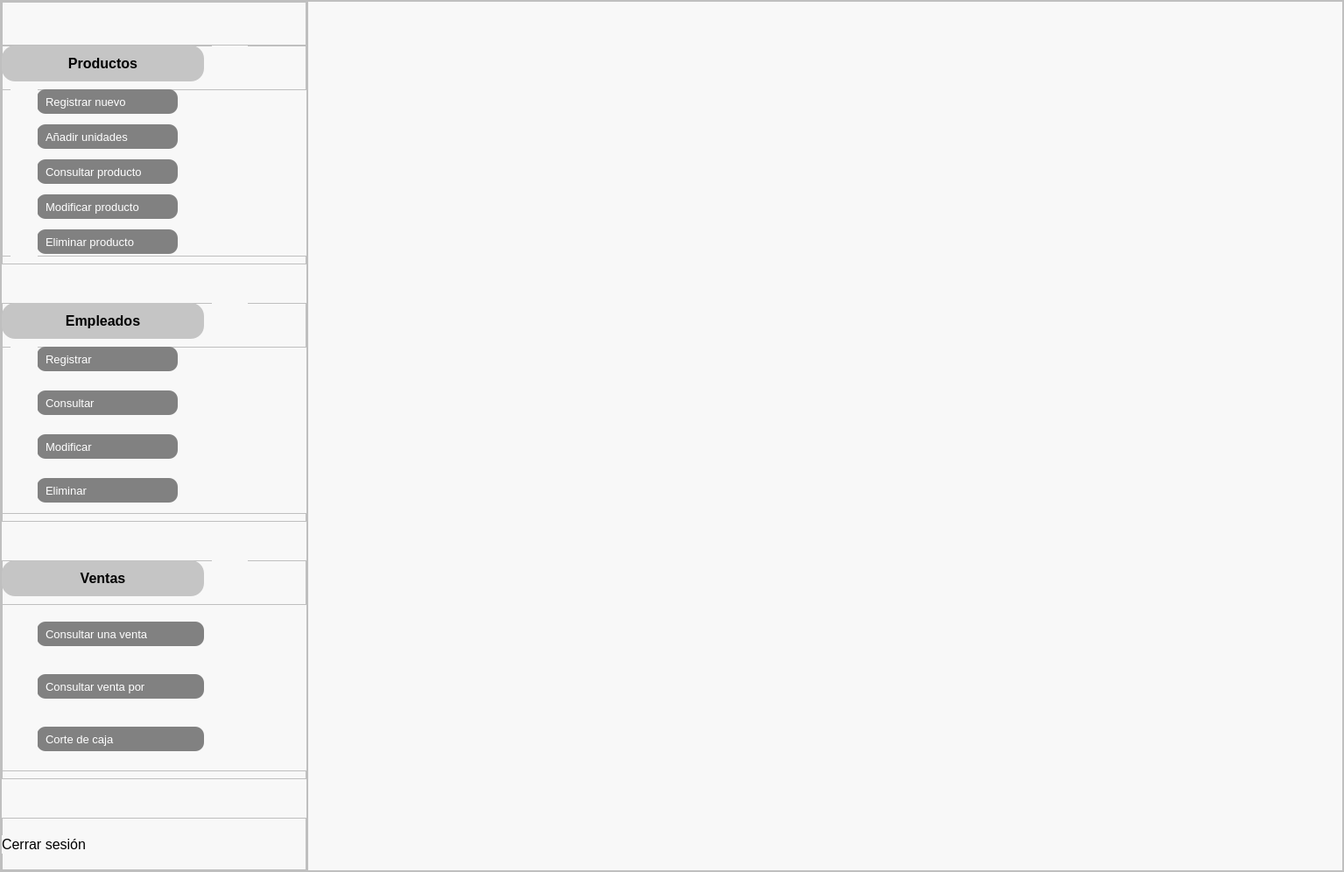
<?xml version="1.0" encoding="UTF-8"?>
<ui version="4.0">
 <class>MainWindow</class>
 <widget class="QMainWindow" name="MainWindow">
  <property name="geometry">
   <rect>
    <x>0</x>
    <y>0</y>
    <width>1535</width>
    <height>996</height>
   </rect>
  </property>
  <property name="windowTitle">
   <string>MainWindow</string>
  </property>
  <widget class="QWidget" name="centralwidget">
   <layout class="QVBoxLayout" name="verticalLayout">
    <property name="spacing">
     <number>0</number>
    </property>
    <property name="leftMargin">
     <number>0</number>
    </property>
    <property name="topMargin">
     <number>0</number>
    </property>
    <property name="rightMargin">
     <number>0</number>
    </property>
    <property name="bottomMargin">
     <number>0</number>
    </property>
    <item>
     <widget class="QFrame" name="frmPrincipal">
      <property name="styleSheet">
       <string notr="true">background-color: rgb(248, 248, 248);</string>
      </property>
      <property name="frameShape">
       <enum>QFrame::StyledPanel</enum>
      </property>
      <property name="frameShadow">
       <enum>QFrame::Raised</enum>
      </property>
      <layout class="QHBoxLayout" name="horizontalLayout">
       <property name="spacing">
        <number>0</number>
       </property>
       <property name="leftMargin">
        <number>0</number>
       </property>
       <property name="topMargin">
        <number>0</number>
       </property>
       <property name="rightMargin">
        <number>0</number>
       </property>
       <property name="bottomMargin">
        <number>0</number>
       </property>
       <item>
        <widget class="QFrame" name="frmBarraLateral">
         <property name="minimumSize">
          <size>
           <width>350</width>
           <height>0</height>
          </size>
         </property>
         <property name="maximumSize">
          <size>
           <width>50</width>
           <height>16777215</height>
          </size>
         </property>
         <property name="frameShape">
          <enum>QFrame::StyledPanel</enum>
         </property>
         <property name="frameShadow">
          <enum>QFrame::Raised</enum>
         </property>
         <layout class="QVBoxLayout" name="verticalLayout_2">
          <property name="spacing">
           <number>0</number>
          </property>
          <property name="leftMargin">
           <number>0</number>
          </property>
          <property name="topMargin">
           <number>0</number>
          </property>
          <property name="rightMargin">
           <number>0</number>
          </property>
          <property name="bottomMargin">
           <number>0</number>
          </property>
          <item>
           <widget class="QFrame" name="frmMenu">
            <property name="minimumSize">
             <size>
              <width>0</width>
              <height>50</height>
             </size>
            </property>
            <property name="frameShape">
             <enum>QFrame::StyledPanel</enum>
            </property>
            <property name="frameShadow">
             <enum>QFrame::Raised</enum>
            </property>
            <layout class="QHBoxLayout" name="horizontalLayout_2">
             <property name="leftMargin">
              <number>0</number>
             </property>
             <property name="topMargin">
              <number>0</number>
             </property>
             <property name="rightMargin">
              <number>0</number>
             </property>
             <property name="bottomMargin">
              <number>0</number>
             </property>
             <item>
              <spacer name="horizontalSpacer">
               <property name="orientation">
                <enum>Qt::Horizontal</enum>
               </property>
               <property name="sizeHint" stdset="0">
                <size>
                 <width>291</width>
                 <height>20</height>
                </size>
               </property>
              </spacer>
             </item>
             <item>
              <widget class="QPushButton" name="btnMenu">
               <property name="minimumSize">
                <size>
                 <width>45</width>
                 <height>45</height>
                </size>
               </property>
               <property name="styleSheet">
                <string notr="true">border: none;
image: url(:/icons/menu.png);</string>
               </property>
               <property name="text">
                <string/>
               </property>
              </widget>
             </item>
            </layout>
           </widget>
          </item>
          <item>
           <widget class="QFrame" name="frmProductos">
            <property name="minimumSize">
             <size>
              <width>0</width>
              <height>250</height>
             </size>
            </property>
            <property name="maximumSize">
             <size>
              <width>16777215</width>
              <height>250</height>
             </size>
            </property>
            <property name="styleSheet">
             <string notr="true"/>
            </property>
            <property name="frameShape">
             <enum>QFrame::StyledPanel</enum>
            </property>
            <property name="frameShadow">
             <enum>QFrame::Raised</enum>
            </property>
            <widget class="QPushButton" name="btnProductos">
             <property name="geometry">
              <rect>
               <x>0</x>
               <y>0</y>
               <width>231</width>
               <height>41</height>
              </rect>
             </property>
             <property name="font">
              <font>
               <family>MS Sans Serif</family>
               <pointsize>12</pointsize>
               <weight>75</weight>
               <bold>true</bold>
              </font>
             </property>
             <property name="styleSheet">
              <string notr="true">border-radius: 15px;
background-color: rgb(197, 197, 197);</string>
             </property>
             <property name="text">
              <string>Productos</string>
             </property>
            </widget>
            <widget class="QLabel" name="label">
             <property name="geometry">
              <rect>
               <x>240</x>
               <y>0</y>
               <width>41</width>
               <height>41</height>
              </rect>
             </property>
             <property name="styleSheet">
              <string notr="true">image: url(:/icons/caja.png);</string>
             </property>
             <property name="text">
              <string/>
             </property>
            </widget>
            <widget class="QFrame" name="frmBtnsProductos">
             <property name="geometry">
              <rect>
               <x>0</x>
               <y>50</y>
               <width>351</width>
               <height>191</height>
              </rect>
             </property>
             <property name="styleSheet">
              <string notr="true">QPushButton{
	background-color: rgb(129, 129, 129);
	border-radius: 10px;
	color: rgb(255,255,255);
	font: 10pt;
	text-align: left;
	padding-left: 10px;
}
QLabel{
	image: url(:/icons/proximo.png);
}</string>
             </property>
             <property name="frameShape">
              <enum>QFrame::StyledPanel</enum>
             </property>
             <property name="frameShadow">
              <enum>QFrame::Raised</enum>
             </property>
             <widget class="QPushButton" name="pushButton">
              <property name="geometry">
               <rect>
                <x>40</x>
                <y>0</y>
                <width>161</width>
                <height>28</height>
               </rect>
              </property>
              <property name="text">
               <string>Registrar nuevo</string>
              </property>
             </widget>
             <widget class="QPushButton" name="pushButton_2">
              <property name="geometry">
               <rect>
                <x>40</x>
                <y>40</y>
                <width>161</width>
                <height>28</height>
               </rect>
              </property>
              <property name="text">
               <string>Añadir unidades</string>
              </property>
             </widget>
             <widget class="QPushButton" name="pushButton_3">
              <property name="geometry">
               <rect>
                <x>40</x>
                <y>80</y>
                <width>161</width>
                <height>28</height>
               </rect>
              </property>
              <property name="text">
               <string>Consultar producto</string>
              </property>
             </widget>
             <widget class="QPushButton" name="pushButton_4">
              <property name="geometry">
               <rect>
                <x>40</x>
                <y>120</y>
                <width>161</width>
                <height>28</height>
               </rect>
              </property>
              <property name="text">
               <string>Modificar producto</string>
              </property>
             </widget>
             <widget class="QPushButton" name="pushButton_5">
              <property name="geometry">
               <rect>
                <x>40</x>
                <y>160</y>
                <width>161</width>
                <height>28</height>
               </rect>
              </property>
              <property name="text">
               <string>Eliminar producto</string>
              </property>
             </widget>
             <widget class="QLabel" name="label_4">
              <property name="geometry">
               <rect>
                <x>10</x>
                <y>0</y>
                <width>31</width>
                <height>31</height>
               </rect>
              </property>
              <property name="text">
               <string/>
              </property>
             </widget>
             <widget class="QLabel" name="label_5">
              <property name="geometry">
               <rect>
                <x>10</x>
                <y>40</y>
                <width>31</width>
                <height>31</height>
               </rect>
              </property>
              <property name="text">
               <string/>
              </property>
             </widget>
             <widget class="QLabel" name="label_6">
              <property name="geometry">
               <rect>
                <x>10</x>
                <y>80</y>
                <width>31</width>
                <height>31</height>
               </rect>
              </property>
              <property name="text">
               <string/>
              </property>
             </widget>
             <widget class="QLabel" name="label_7">
              <property name="geometry">
               <rect>
                <x>10</x>
                <y>120</y>
                <width>31</width>
                <height>31</height>
               </rect>
              </property>
              <property name="text">
               <string/>
              </property>
             </widget>
             <widget class="QLabel" name="label_8">
              <property name="geometry">
               <rect>
                <x>10</x>
                <y>160</y>
                <width>31</width>
                <height>31</height>
               </rect>
              </property>
              <property name="text">
               <string/>
              </property>
             </widget>
            </widget>
           </widget>
          </item>
          <item>
           <spacer name="verticalSpacer">
            <property name="orientation">
             <enum>Qt::Vertical</enum>
            </property>
            <property name="sizeHint" stdset="0">
             <size>
              <width>20</width>
              <height>41</height>
             </size>
            </property>
           </spacer>
          </item>
          <item>
           <widget class="QFrame" name="frmEmpleados">
            <property name="minimumSize">
             <size>
              <width>0</width>
              <height>250</height>
             </size>
            </property>
            <property name="styleSheet">
             <string notr="true"/>
            </property>
            <property name="frameShape">
             <enum>QFrame::StyledPanel</enum>
            </property>
            <property name="frameShadow">
             <enum>QFrame::Raised</enum>
            </property>
            <widget class="QPushButton" name="btnEmpleados">
             <property name="geometry">
              <rect>
               <x>0</x>
               <y>0</y>
               <width>231</width>
               <height>41</height>
              </rect>
             </property>
             <property name="font">
              <font>
               <family>MS Sans Serif</family>
               <pointsize>12</pointsize>
               <weight>75</weight>
               <bold>true</bold>
              </font>
             </property>
             <property name="styleSheet">
              <string notr="true">border-radius: 15px;
background-color: rgb(197, 197, 197);</string>
             </property>
             <property name="text">
              <string>Empleados</string>
             </property>
            </widget>
            <widget class="QLabel" name="label_2">
             <property name="geometry">
              <rect>
               <x>240</x>
               <y>0</y>
               <width>41</width>
               <height>41</height>
              </rect>
             </property>
             <property name="styleSheet">
              <string notr="true">image: url(:/icons/empleado.png);</string>
             </property>
             <property name="text">
              <string/>
             </property>
            </widget>
            <widget class="QFrame" name="frmBtnsEmpleados">
             <property name="geometry">
              <rect>
               <x>0</x>
               <y>50</y>
               <width>351</width>
               <height>191</height>
              </rect>
             </property>
             <property name="styleSheet">
              <string notr="true">QPushButton{
	background-color: rgb(129, 129, 129);
	border-radius: 10px;
	color: rgb(255,255,255);
	font: 10pt;
	text-align: left;
	padding-left: 10px;
}
QLabel{
	image: url(:/icons/proximo.png);
}</string>
             </property>
             <property name="frameShape">
              <enum>QFrame::StyledPanel</enum>
             </property>
             <property name="frameShadow">
              <enum>QFrame::Raised</enum>
             </property>
             <widget class="QPushButton" name="pushButton_6">
              <property name="geometry">
               <rect>
                <x>40</x>
                <y>0</y>
                <width>161</width>
                <height>28</height>
               </rect>
              </property>
              <property name="text">
               <string>Registrar</string>
              </property>
             </widget>
             <widget class="QPushButton" name="pushButton_7">
              <property name="geometry">
               <rect>
                <x>40</x>
                <y>50</y>
                <width>161</width>
                <height>28</height>
               </rect>
              </property>
              <property name="text">
               <string>Consultar</string>
              </property>
             </widget>
             <widget class="QPushButton" name="pushButton_8">
              <property name="geometry">
               <rect>
                <x>40</x>
                <y>100</y>
                <width>161</width>
                <height>28</height>
               </rect>
              </property>
              <property name="text">
               <string>Modificar</string>
              </property>
             </widget>
             <widget class="QPushButton" name="pushButton_9">
              <property name="geometry">
               <rect>
                <x>40</x>
                <y>150</y>
                <width>161</width>
                <height>28</height>
               </rect>
              </property>
              <property name="text">
               <string>Eliminar</string>
              </property>
             </widget>
             <widget class="QLabel" name="label_9">
              <property name="geometry">
               <rect>
                <x>10</x>
                <y>0</y>
                <width>31</width>
                <height>31</height>
               </rect>
              </property>
              <property name="text">
               <string/>
              </property>
             </widget>
             <widget class="QLabel" name="label_10">
              <property name="geometry">
               <rect>
                <x>10</x>
                <y>50</y>
                <width>31</width>
                <height>31</height>
               </rect>
              </property>
              <property name="text">
               <string/>
              </property>
             </widget>
             <widget class="QLabel" name="label_11">
              <property name="geometry">
               <rect>
                <x>10</x>
                <y>100</y>
                <width>31</width>
                <height>31</height>
               </rect>
              </property>
              <property name="text">
               <string/>
              </property>
             </widget>
             <widget class="QLabel" name="label_12">
              <property name="geometry">
               <rect>
                <x>10</x>
                <y>150</y>
                <width>31</width>
                <height>31</height>
               </rect>
              </property>
              <property name="text">
               <string/>
              </property>
             </widget>
            </widget>
           </widget>
          </item>
          <item>
           <spacer name="verticalSpacer_2">
            <property name="orientation">
             <enum>Qt::Vertical</enum>
            </property>
            <property name="sizeHint" stdset="0">
             <size>
              <width>20</width>
              <height>41</height>
             </size>
            </property>
           </spacer>
          </item>
          <item>
           <widget class="QFrame" name="frmVentas">
            <property name="minimumSize">
             <size>
              <width>0</width>
              <height>250</height>
             </size>
            </property>
            <property name="styleSheet">
             <string notr="true"/>
            </property>
            <property name="frameShape">
             <enum>QFrame::StyledPanel</enum>
            </property>
            <property name="frameShadow">
             <enum>QFrame::Raised</enum>
            </property>
            <widget class="QPushButton" name="btnVentas">
             <property name="geometry">
              <rect>
               <x>0</x>
               <y>0</y>
               <width>231</width>
               <height>41</height>
              </rect>
             </property>
             <property name="font">
              <font>
               <family>MS Sans Serif</family>
               <pointsize>12</pointsize>
               <weight>75</weight>
               <bold>true</bold>
              </font>
             </property>
             <property name="styleSheet">
              <string notr="true">border-radius: 15px;
background-color: rgb(197, 197, 197);</string>
             </property>
             <property name="text">
              <string>Ventas</string>
             </property>
            </widget>
            <widget class="QLabel" name="label_3">
             <property name="geometry">
              <rect>
               <x>240</x>
               <y>0</y>
               <width>41</width>
               <height>41</height>
              </rect>
             </property>
             <property name="styleSheet">
              <string notr="true">image: url(:/icons/ventas.png);</string>
             </property>
             <property name="text">
              <string/>
             </property>
            </widget>
            <widget class="QFrame" name="frmBtnsVentas">
             <property name="geometry">
              <rect>
               <x>0</x>
               <y>50</y>
               <width>351</width>
               <height>191</height>
              </rect>
             </property>
             <property name="styleSheet">
              <string notr="true">QPushButton{
	background-color: rgb(129, 129, 129);
	border-radius: 10px;
	color: rgb(255,255,255);
	font: 10pt;
	text-align: left;
	padding-left: 10px;
}
QLabel{
	image: url(:/icons/proximo.png);
}</string>
             </property>
             <property name="frameShape">
              <enum>QFrame::StyledPanel</enum>
             </property>
             <property name="frameShadow">
              <enum>QFrame::Raised</enum>
             </property>
             <widget class="QPushButton" name="pushButton_10">
              <property name="geometry">
               <rect>
                <x>40</x>
                <y>20</y>
                <width>191</width>
                <height>28</height>
               </rect>
              </property>
              <property name="text">
               <string>Consultar una venta</string>
              </property>
             </widget>
             <widget class="QPushButton" name="pushButton_11">
              <property name="geometry">
               <rect>
                <x>40</x>
                <y>80</y>
                <width>191</width>
                <height>28</height>
               </rect>
              </property>
              <property name="text">
               <string>Consultar venta por</string>
              </property>
             </widget>
             <widget class="QPushButton" name="pushButton_12">
              <property name="geometry">
               <rect>
                <x>40</x>
                <y>140</y>
                <width>191</width>
                <height>28</height>
               </rect>
              </property>
              <property name="text">
               <string>Corte de caja</string>
              </property>
             </widget>
             <widget class="QLabel" name="label_13">
              <property name="geometry">
               <rect>
                <x>10</x>
                <y>20</y>
                <width>31</width>
                <height>31</height>
               </rect>
              </property>
              <property name="text">
               <string/>
              </property>
             </widget>
             <widget class="QLabel" name="label_14">
              <property name="geometry">
               <rect>
                <x>10</x>
                <y>80</y>
                <width>31</width>
                <height>31</height>
               </rect>
              </property>
              <property name="text">
               <string/>
              </property>
             </widget>
             <widget class="QLabel" name="label_15">
              <property name="geometry">
               <rect>
                <x>10</x>
                <y>140</y>
                <width>31</width>
                <height>31</height>
               </rect>
              </property>
              <property name="text">
               <string/>
              </property>
             </widget>
            </widget>
           </widget>
          </item>
          <item>
           <spacer name="verticalSpacer_3">
            <property name="orientation">
             <enum>Qt::Vertical</enum>
            </property>
            <property name="sizeHint" stdset="0">
             <size>
              <width>20</width>
              <height>41</height>
             </size>
            </property>
           </spacer>
          </item>
          <item>
           <widget class="QFrame" name="frmSalir">
            <property name="minimumSize">
             <size>
              <width>0</width>
              <height>60</height>
             </size>
            </property>
            <property name="frameShape">
             <enum>QFrame::StyledPanel</enum>
            </property>
            <property name="frameShadow">
             <enum>QFrame::Raised</enum>
            </property>
            <widget class="QLabel" name="label_16">
             <property name="geometry">
              <rect>
               <x>0</x>
               <y>20</y>
               <width>131</width>
               <height>21</height>
              </rect>
             </property>
             <property name="font">
              <font>
               <family>MS Sans Serif</family>
               <pointsize>12</pointsize>
              </font>
             </property>
             <property name="text">
              <string>Cerrar sesión</string>
             </property>
            </widget>
            <widget class="QLabel" name="label_17">
             <property name="geometry">
              <rect>
               <x>120</x>
               <y>17</y>
               <width>41</width>
               <height>31</height>
              </rect>
             </property>
             <property name="styleSheet">
              <string notr="true">image: url(:/icons/cerrar-sesion.png);</string>
             </property>
             <property name="text">
              <string/>
             </property>
            </widget>
           </widget>
          </item>
         </layout>
        </widget>
       </item>
       <item>
        <widget class="QFrame" name="frmContenido">
         <property name="frameShape">
          <enum>QFrame::StyledPanel</enum>
         </property>
         <property name="frameShadow">
          <enum>QFrame::Raised</enum>
         </property>
         <layout class="QVBoxLayout" name="verticalLayout_3">
          <property name="spacing">
           <number>0</number>
          </property>
          <property name="leftMargin">
           <number>1</number>
          </property>
          <property name="topMargin">
           <number>1</number>
          </property>
          <property name="rightMargin">
           <number>1</number>
          </property>
          <property name="bottomMargin">
           <number>1</number>
          </property>
          <item>
           <widget class="QStackedWidget" name="stackedWidget">
            <property name="currentIndex">
             <number>0</number>
            </property>
            <widget class="QWidget" name="pagePrincipal"/>
            <widget class="QWidget" name="pageVenta"/>
            <widget class="QWidget" name="pageProducto_registrar"/>
            <widget class="QWidget" name="pageProducto_aniadir"/>
            <widget class="QWidget" name="pageProducto_consultar"/>
            <widget class="QWidget" name="pageProducto_modificar"/>
            <widget class="QWidget" name="pageProducto_eliminar"/>
            <widget class="QWidget" name="pageEmpleado_registrar"/>
            <widget class="QWidget" name="pageEmpleado_consultar"/>
            <widget class="QWidget" name="pageEmpleado_modificar"/>
            <widget class="QWidget" name="pageEmpleado_eliminar"/>
            <widget class="QWidget" name="pageVentas_consultaruna"/>
            <widget class="QWidget" name="pageVentas_consultarpor"/>
            <widget class="QWidget" name="pageVentas_corte"/>
           </widget>
          </item>
         </layout>
        </widget>
       </item>
      </layout>
     </widget>
    </item>
   </layout>
  </widget>
 </widget>
 <resources>
  <include location="icons/res.qrc"/>
  <include location="img/res.qrc"/>
 </resources>
 <connections/>
</ui>
